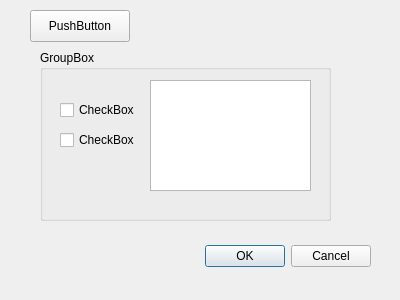
<?xml version="1.0" encoding="UTF-8"?>
<ui version="4.0">
 <class>Dialog</class>
 <widget class="QDialog" name="Dialog">
  <property name="geometry">
   <rect>
    <x>0</x>
    <y>0</y>
    <width>400</width>
    <height>300</height>
   </rect>
  </property>
  <property name="windowTitle">
   <string>Dialog</string>
  </property>
  <widget class="QDialogButtonBox" name="buttonBox">
   <property name="geometry">
    <rect>
     <x>30</x>
     <y>240</y>
     <width>341</width>
     <height>32</height>
    </rect>
   </property>
   <property name="orientation">
    <enum>Qt::Orientation::Horizontal</enum>
   </property>
   <property name="standardButtons">
    <set>QDialogButtonBox::StandardButton::Cancel|QDialogButtonBox::StandardButton::Ok</set>
   </property>
  </widget>
  <widget class="QPushButton" name="pushButton">
   <property name="geometry">
    <rect>
     <x>30</x>
     <y>10</y>
     <width>100</width>
     <height>32</height>
    </rect>
   </property>
   <property name="text">
    <string>PushButton</string>
   </property>
  </widget>
  <widget class="QGroupBox" name="groupBox">
   <property name="geometry">
    <rect>
     <x>40</x>
     <y>50</y>
     <width>291</width>
     <height>171</height>
    </rect>
   </property>
   <property name="title">
    <string>GroupBox</string>
   </property>
   <widget class="QCheckBox" name="checkBox">
    <property name="geometry">
     <rect>
      <x>20</x>
      <y>50</y>
      <width>85</width>
      <height>20</height>
     </rect>
    </property>
    <property name="text">
     <string>CheckBox</string>
    </property>
   </widget>
   <widget class="QCheckBox" name="checkBox_2">
    <property name="geometry">
     <rect>
      <x>20</x>
      <y>80</y>
      <width>85</width>
      <height>20</height>
     </rect>
    </property>
    <property name="text">
     <string>CheckBox</string>
    </property>
   </widget>
   <widget class="QTableView" name="tableView">
    <property name="geometry">
     <rect>
      <x>110</x>
      <y>30</y>
      <width>161</width>
      <height>111</height>
     </rect>
    </property>
   </widget>
  </widget>
 </widget>
 <resources/>
 <connections>
  <connection>
   <sender>buttonBox</sender>
   <signal>accepted()</signal>
   <receiver>Dialog</receiver>
   <slot>accept()</slot>
   <hints>
    <hint type="sourcelabel">
     <x>248</x>
     <y>254</y>
    </hint>
    <hint type="destinationlabel">
     <x>157</x>
     <y>274</y>
    </hint>
   </hints>
  </connection>
  <connection>
   <sender>buttonBox</sender>
   <signal>rejected()</signal>
   <receiver>Dialog</receiver>
   <slot>reject()</slot>
   <hints>
    <hint type="sourcelabel">
     <x>316</x>
     <y>260</y>
    </hint>
    <hint type="destinationlabel">
     <x>286</x>
     <y>274</y>
    </hint>
   </hints>
  </connection>
 </connections>
</ui>
